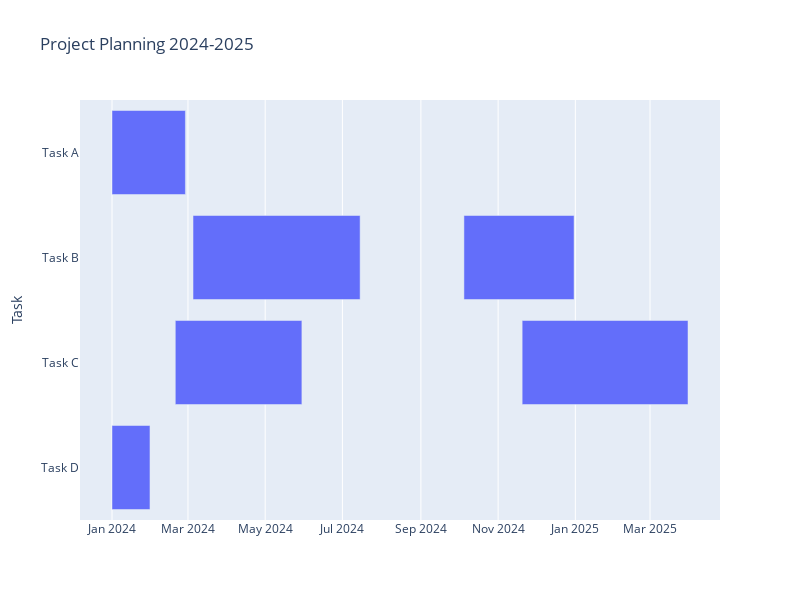

Notebook cell for this chart:
### Code cell
fig = px.timeline(df, x_start='Start', x_end='Finish', y='Task',
                  title='Project Planning 2024-2025',
                  height = 600, width = 800,
                  )
fig.update_yaxes(autorange="reversed")
fig.show()

### Figure 1 — Plotly figure (JSON) as saved in the notebook; plotly's stock layout.template omitted (floating-point values rounded to 4 significant figures)
{"data": [{"alignmentgroup": "True", "base": ["2024-01-01", "2024-03-05", "2024-02-20", "2024-01-01", "2024-10-05", "2024-11-20"], "hovertemplate": "Start=%{base}<br>Finish=%{x}<br>Task=%{y}<extra></extra>", "legendgroup": "", "marker": {"color": "#636efa", "pattern": {"shape": ""}}, "name": "", "offsetgroup": "", "orientation": "h", "showlegend": false, "textposition": "auto", "type": "bar", "x": [5011200000, 11404800000, 8640000000, 2592000000, 7516800000, 11318400000], "xaxis": "x", "y": ["Task A", "Task B", "Task C", "Task D", "Task B", "Task C"], "yaxis": "y"}], "layout": {"barmode": "overlay", "height": 600, "legend": {"tracegroupgap": 0}, "title": {"text": "Project Planning 2024-2025"}, "width": 800, "xaxis": {"anchor": "y", "domain": [0, 1], "type": "date"}, "yaxis": {"anchor": "x", "autorange": "reversed", "domain": [0, 1], "title": {"text": "Task"}}}}
